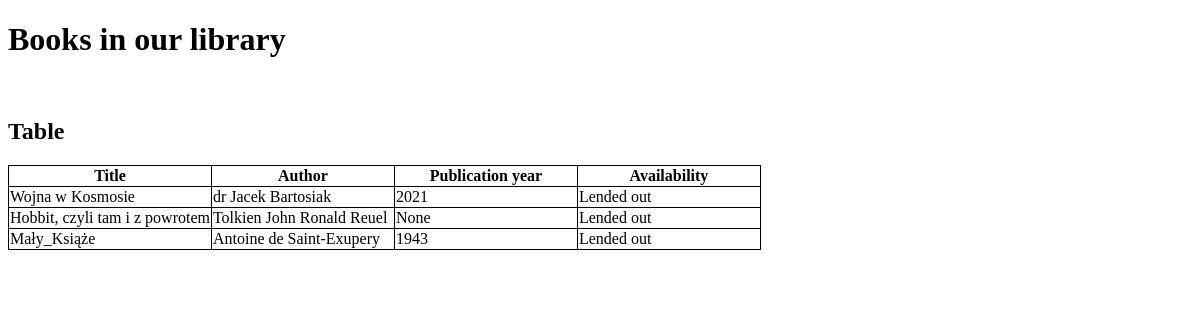
Before: /books/1 with the older database file.
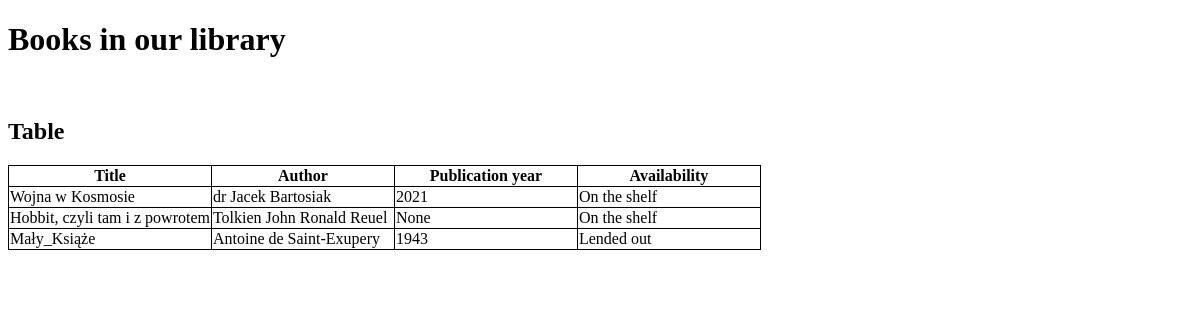
After: the same page with the newer database file.
### books/models.py (models this page shows, shortened)
class Book(models.Model):
  title = models.CharField(max_length=255)
  description = models.TextField(max_length=1500)
  available = models.BooleanField(default=True)
  publication_year = models.SmallIntegerField(help_text="Please use this format 'yyyy'", blank=True, null=True)
  author = models.CharField(max_length=255)
  created = models.DateTimeField(auto_now_add=True)

### books/views.py (the view)
# urls.py: path('1', books_table),
def books_table(request):
  books = Book.objects.all()
  context = {'books': books}
  return render(request, 'books/books_table.html', context)

### books/templates/books/books_table.html (shortened to what this page needs)
<!DOCTYPE html>
<html lang="en">
<head>
</head>
<body>
  <h1>Books in our library</h1>
  <br>
  <h2>Table</h2>
  <table>
    <tr>
      <th>Title</th>
      <th>Author</th>
      <th>Publication year</th>
      <th>Availability</th>
    </tr>
    {% for book in books %}
      <tr class="table__row--marked">
        <td>{{ book.title }}</td>
        <td>{{ book.author }}</td>
        <td>{{ book.publication_year }}</td>
        {% if book.available == True %}
          <td>On the shelf</td>
        {% else %}
          <td>Lended out</td>
        {% endif %}
      </tr>
    {% endfor %}
  </table>
</body>
</html>

Changed rows visible on the page:
changed Book "Wojna w Kosmosie": available "Lended out" → "On the shelf"
changed Book "Hobbit, czyli tam i z powrotem": available "Lended out" → "On the shelf"
